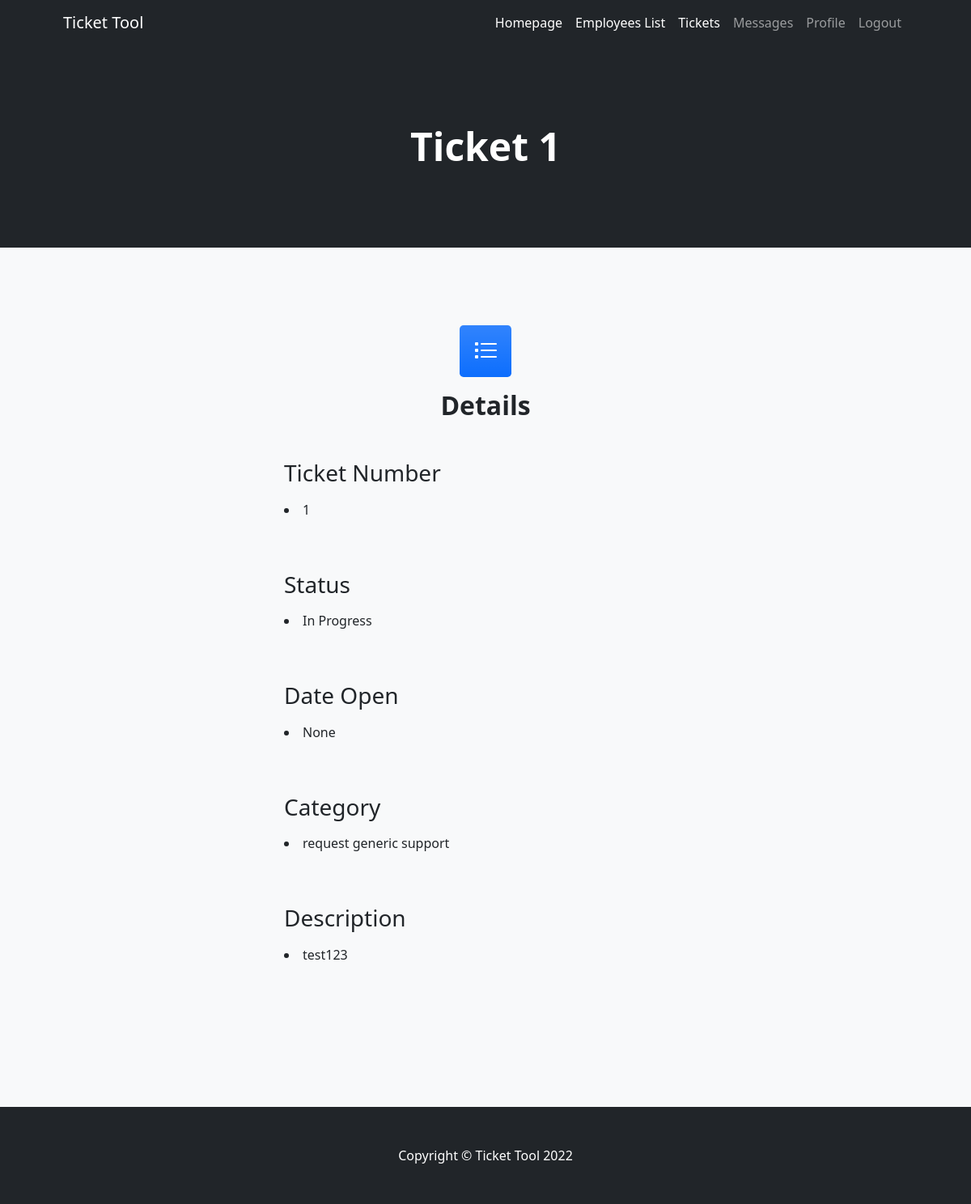
/Ticket/detail/1, run on an earlier commit of the app's database.
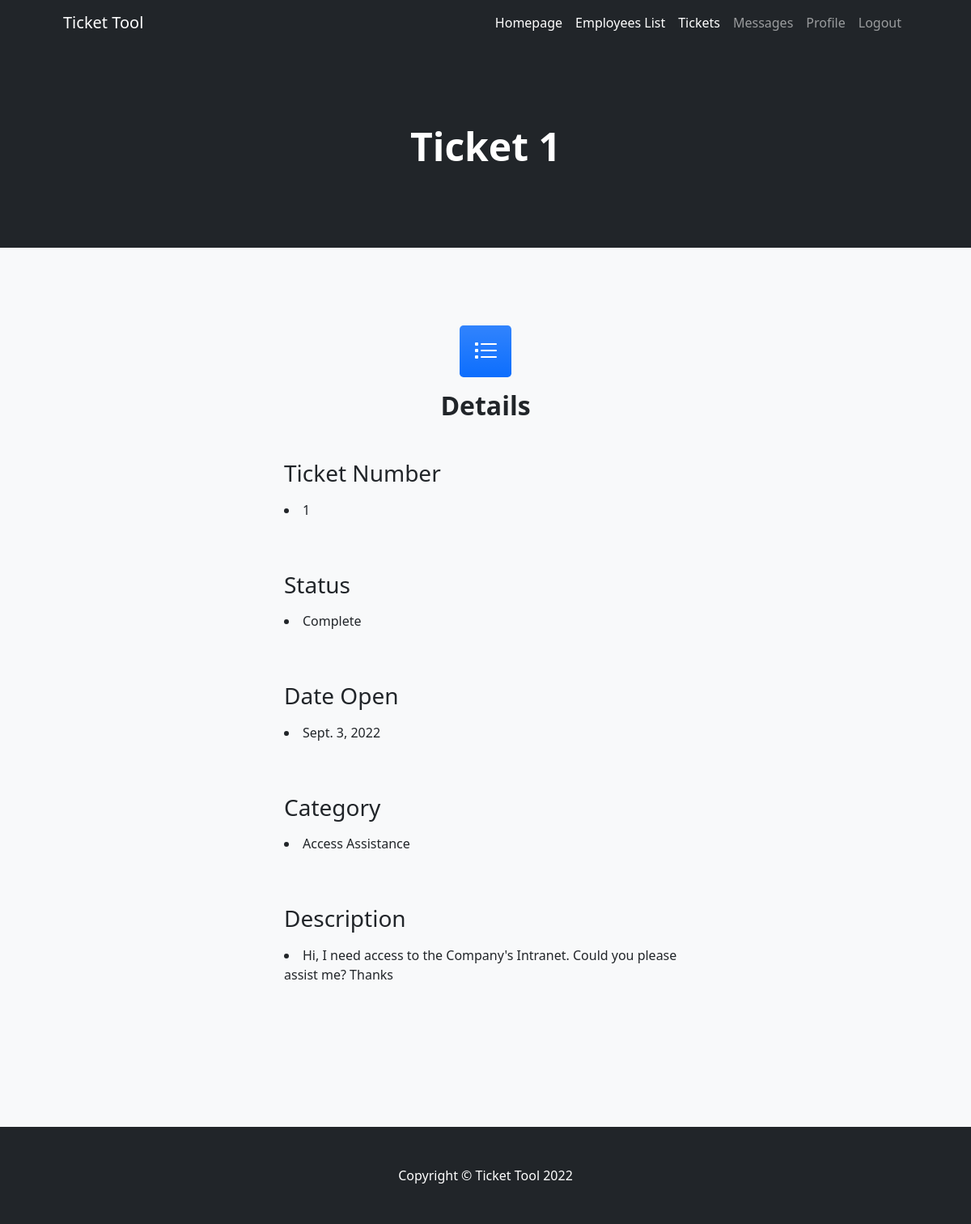
And on a later commit of the database.
### AppTickets/models.py (models this page shows)
class Ticket(models.Model):
    date_open=models.DateField(blank=True, null=True)
    status=models.CharField(max_length=50) #dropdown, cuando se crea el ticket el default debería ser open
    category=models.CharField(max_length=50) #dropdown
    description=models.CharField(max_length=500)

### AppTickets/views.py (the view)
# urls.py: path("Ticket/detail/<pk>",TicketDetailEmployee.as_view(),name="ticket_detail_employees"),
class TicketDetailEmployee(DetailView):
    model=Ticket
    template_name="AppTickets/employee_ticket_detail.html"

### AppTickets/templates/AppTickets/employee_ticket_detail.html (shortened to what this page needs)
{% extends 'AppEmployees/Employees.html' %}
{% block header %}
<h1 class="display-5 fw-bolder text-white mb-2"> Ticket {{ticket.id}}</h1>
{% endblock header %}
{% block content %}
<section class="bg-light py-5">
    <div class="container px-5 my-5 px-5">
        <div class="text-center mb-5">
            <div class="feature bg-primary bg-gradient text-white rounded-3 mb-3"><i class="bi-list-task"></i></div>
            <h2 class="fw-bolder">Details</h2>
        </div>
        <div class="row gx-5 justify-content-center">
            <div class="col-lg-6">
                    <div class="form-floating mb-3">
                        <h3>Ticket Number</h3>
                        <p><li>{{ticket.id}}</p>
                        <br><br>
                        <h3>Status</h3>
                        <p><li>{{ticket.status}}</p>
                        <br><br>
                        <h3>Date Open</h3>
                        <p><li>{{ticket.date_open}}</p>
                        <br><br>
                        <h3>Category</h3>
                        <p><li>{{ticket.category}}</p>
                        <br><br>
                        <h3>Description</h3>
                        <p><li>{{ticket.description}}</p>
                        <br><br>
                    </div>
            </div>
        </div>
    </div>
</section>
{% endblock content %}

What changed in the data, as far as the page shows it:
changed Ticket id 1: status "In Progress" → "Complete"; date_open "None" → "Sept. 3, 2022"; category "request generic support" → "Access Assistance"; description "test123" → "Hi, I need access to the Company's Intranet. Could you please assist me? Thanks"
